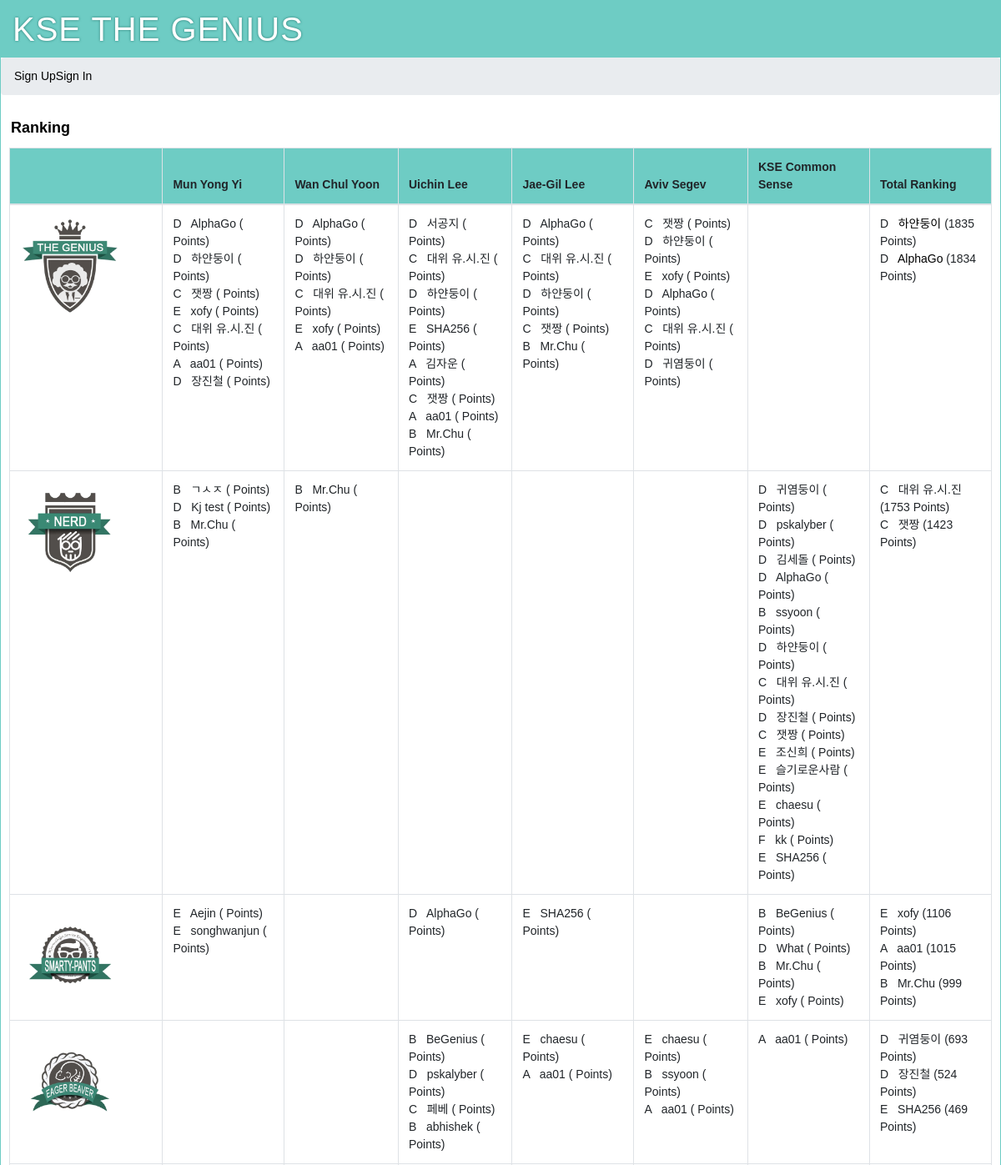
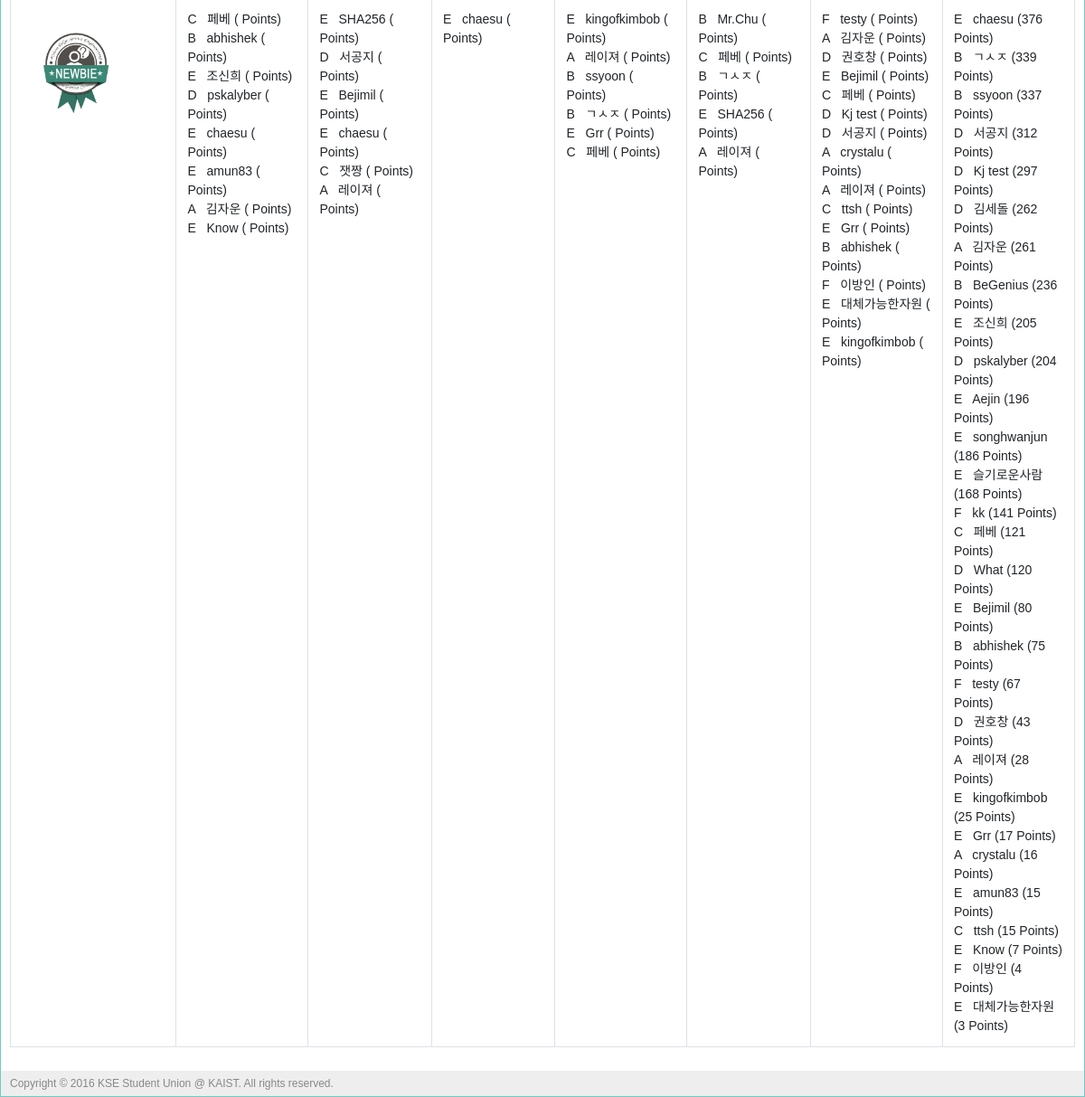
Page /ranking on the committed database (2 pictures, top to bottom).
### tables this page shows
CREATE TABLE "user" (
	`user_id`	integer PRIMARY KEY AUTOINCREMENT,
	`username`	string NOT NULL,
	`name`	string NOT NULL,
	`class`	INTEGER,
	`pw_hash`	string NOT NULL,
	`munyi_point`	integer DEFAULT 0,
	`munyi_last_quiz`	integer DEFAULT 0,
	`wcyoon_point`	integer DEFAULT 0,
	`wcyoon_last_quiz`	integer DEFAULT 0,
	`uclee_point`	integer DEFAULT 0,
	`uclee_last_quiz`	integer DEFAULT 0,
	`jaegil_point`	integer DEFAULT 0,
	`jaegil_last_quiz`	integer DEFAULT 0,
	`aviv_point`	integer DEFAULT 0,
	`aviv_last_quiz`	integer DEFAULT 0,
	`kse_point`	INTEGER DEFAULT 0,
	`kse_last_quiz`	INTEGER DEFAULT 0,
	`total_point`	integer DEFAULT 0
);

### main.py (the view)
@app.route('/')
@app.route('/ranking')
def ranking(post_id=None):
    MUNYI_QUIZ_CNT[1] = query_db('''SELECT count(id) FROM quiz WHERE professor_id="munyi"''', one=True)['count(id)']
    WCYOON_QUIZ_CNT[1] = query_db('''SELECT count(id) FROM quiz WHERE professor_id="wcyoon"''', one=True)['count(id)']
    UCLEE_QUIZ_CNT[1] = query_db('''SELECT count(id) FROM quiz WHERE professor_id="uclee"''', one=True)['count(id)']
    JAEGIL_QUIZ_CNT[1] = query_db('''SELECT count(id) FROM quiz WHERE professor_id="jaegil"''', one=True)['count(id)']
    AVIV_QUIZ_CNT[1] = query_db('''SELECT count(id) FROM quiz WHERE professor_id="aviv"''', one=True)['count(id)']
    KSE_QUIZ_CNT[1] = query_db('''SELECT count(id) FROM quiz WHERE professor_id="kse"''', one=True)['count(id)']
    TOTAL_MAX_POINT[1] = query_db('''SELECT SUM(quiz_value) FROM quiz''', one=True)['SUM(quiz_value)']
    total_score = collections.OrderedDict()
    total_score['genius'] = getUserList(80, 100)
    total_score['nerd'] = getUserList(60, 80)
    total_score['smarty-pants'] = getUserList(40, 60)
    total_score['eager_beaver'] = getUserList(20, 40)
    total_score['newbie'] = getUserList(0, 20)
    return render_template('ranking.html', total_score = total_score)

### main.py (called while the page is built)
def connect_db():
    return sqlite3.connect(app.config['DATABASE'])

def query_db(query, args=(), one=False):
    cur = g.db.execute(query, args)
    rv = [dict((cur.description[idx][0], value)
               for idx, value in enumerate(row)) for row in cur.fetchall()]
    return (rv[0] if rv else None) if one else rv

@app.before_request
def before_request():
    g.db = connect_db()
    g.user = None
    if 'user_id' in session:
        g.user = query_db('select * from user where user_id = ?',
                          [session['user_id']], one=True)

@app.teardown_request
def teardown_request(exception):
    if hasattr(g, 'db'):
        g.db.close()

### templates/ranking.html (shortened to what this page needs)
{% extends "layout.html" %}
{% block title %}
    Ranking
{% endblock %}
{% block body %}
	<div class="page-title">
		<span>{{ self.title() }}</span>
	</div>
	<div class="table-responsive">
  	<table class="table table-bordered table-hover">
		<thead>
  			<tr style="background-color: #6ECCC4;">
  				<th></th>
  				<th>Mun Yong Yi</th>
  				<th>Wan Chul Yoon</th>
  				<th>Uichin Lee</th>
  				<th>Jae-Gil Lee</th>
  				<th>Aviv Segev</th>
  				<th>KSE Common Sense</th>
  				<th>Total Ranking</th>
  			</tr>
  		</thead>
  		<tbody>
			{% for badge, score in total_score.items() %}
			<tr>
				<td class="col-md-1">
					{% if badge=="newbie" %}
						<img src="{{ url_for('static', filename='img/badges/badge_1_newbie.png') }}" alt="Newbie" width="120px">
					{% elif badge=="eager_beaver" %}
						<img src="{{ url_for('static', filename='img/badges/badge_2_eager_beaver.png') }}" alt="Eager Beaver" width="120px">
					{% elif badge=="smarty-pants" %}
						<img src="{{ url_for('static', filename='img/badges/badge_3_smarty-pants.png') }}" alt="Smarty Pants" width="120px">
					{% elif badge=="nerd" %}
						<img src="{{ url_for('static', filename='img/badges/badge_4_nerd.png') }}" alt="Nerd" width="120px">
					{% elif badge=="genius" %}
						<img src="{{ url_for('static', filename='img/badges/badge_5_genius.png') }}" alt="Genius" width="120px">
					{% endif %}
				</td>
				{% for prof, rankers in score.items() %}
					<td class="post-table-title col-md-1">
						{% for ranker in rankers %}
							<span class="post-table-title">
								{% if g.user['username'] == ranker['username'] %}
									{% if ranker['class'] == 'A' %}
										<span class="label label-danger">
									{% elif ranker['class'] == 'B' %}
										<span class="label label-warning">
									{% elif ranker['class'] == 'C' %}
										<span class="label label-info">
									{% elif ranker['class'] == 'D' %}
										<span class="label label-primary">
									{% else %}
										<span class="label label-default">
									{% endif %}
										{{ ranker['class'] }}
									</span>&nbsp;
									<strong>
									<span class="label label-success">{{ ranker['username'] }}
									{% if prof == 'total_point' %}
										({{ ranker['total_point'] }} Points)
									{% endif %}
									</span>
									</strong>
								{% else %}
									{% if ranker['class'] == 'A' %}
										<span class="label label-danger">
									{% elif ranker['class'] == 'B' %}
										<span class="label label-warning">
									{% elif ranker['class'] == 'C' %}
										<span class="label label-info">
									{% elif ranker['class'] == 'D' %}
										<span class="label label-primary">
									{% else %}
										<span class="label label-default">
									{% endif %}
										{{ ranker['class'] }}
									</span>&nbsp;
									{% if prof == 'total_point' and badge=="genius" %}
										<a href="#" data-toggle="tooltip" title="{{ ranker['name'] }}">
										{{ ranker['username'] }}
										</a>
									{% else %}
										{{ ranker['username'] }}
									{% endif %}
									({{ ranker['total_point'] }} Points)
								{% endif %}
							</span>
						<br>
						{% endfor %}
					</td>
				{% endfor %}
			</tr>
			{% endfor %}
  		</tbody>
	</table>
	</div>
{% endblock %}

### templates/layout.html (shortened to what this page needs)
<!doctype html>
<html>
<head>
	<link rel="stylesheet" type="text/css" href="{{ url_for('static', filename='css/bootstrap.min.css') }}">
	<link rel="stylesheet" type="text/css" href="{{ url_for('static', filename='css/style.css') }}">
</head>
<div class="page">
	<h1>KSE THE GENIUS</h1>
	<ol class="breadcrumb">
		{% if g.user %}
		<li class="active"><a href="{{ url_for('course') }}">Quiz Home</a></li>
		<li class="active"><a href="{{ url_for('ranking') }}">Ranking</a></li>
		<!--
		<li class="dropdown"><a href="#" class="dropdown-toggle"
			data-toggle="dropdown" role="button" aria-haspopup="true"
			aria-expanded="false">Ranking <span class="caret"></span></a>
			<ul class="dropdown-menu">
				<li><a href="{{ url_for('ranking') }}">All</a></li>
				<li role="separator" class="divider"></li>
				<li><a href="#">Class A</a></li>
				<li><a href="#">Class B</a></li>
				<li><a href="#">Class C</a></li>
				<li><a href="#">Class D</a></li>
			</ul>
		</li>
		 -->
		<li><a href="{{ url_for('logout') }}">Logout ({{ g.user.username }})</a></li>
		{% else %}
		<li class="active"><a href="{{ url_for('register') }}">Sign Up</a></li>
		<li><a href="{{ url_for('login') }}">Sign In</a></li>
		{% endif %}
	</ol>
	<div class="body">{% block body %}{% endblock %}</div>
	<div class="footer">Copyright © 2016 KSE Student Union @ KAIST. All rights reserved.</div>
</div>
</html>

### static/css/style.css (style rules this page uses)
a { color: black; }
a, a:focus, a:hover, a:active { outline: 0; text-decoration: none; }
div.page { background: white; border: 1px solid #6ECCC4; margin: auto; overflow-y: hidden; }
div.page h1 { background: #6ECCC4; margin: 0; padding: 10px 14px; color: white; letter-spacing: 1px; text-shadow: 0 0 3px #24776F; font-weight: normal; }
div.page div.body { padding: 10px; }
div.page div.footer { background: #eee; color: #888; padding: 5px 10px; font-size: 12px; }
div.page-title { font-size: 18px; color: black; font-weight: bold; margin: 0px 0px 10px 2px; }

### rows in the picture
user: class "D", username "AlphaGo", total_point "1834"
user: class "D", username "하얀둥이", total_point "1835"
user: class "C", username "잿짱", total_point "1423"
user: class "E", username "xofy", total_point "1106"
user: class "C", username "대위 유.시.진", total_point "1753"
user: class "A", username "aa01", total_point "1015"
user: class "D", username "장진철", total_point "524"
user: class "D", username "서공지", total_point "312"
user: class "E", username "SHA256", total_point "469"
user: class "A", username "김자운", total_point "261"
user: class "B", username "Mr.Chu", total_point "999"
user: class "D", username "귀염둥이", total_point "693"
user: class "B", username "ㄱㅅㅈ", total_point "339"
user: class "D", username "Kj test", total_point "297"
user: class "D", username "pskalyber", total_point "204"
user: class "D", username "김세돌", total_point "262"
user: class "B", username "ssyoon", total_point "337"
user: class "E", username "조신희", total_point "205"
user: class "E", username "슬기로운사람", total_point "168"
user: class "E", username "chaesu", total_point "376"
user: class "F", username "kk", total_point "141"
user: class "E", username "Aejin", total_point "196"
user: class "E", username "songhwanjun", total_point "186"
user: class "B", username "BeGenius", total_point "236"
user: class "D", username "What", total_point "120"
user: class "C", username "페베", total_point "121"
user: class "B", username "abhishek", total_point "75"
user: class "E", username "amun83", total_point "15"
user: class "E", username "Know", total_point "7"
user: class "E", username "Bejimil", total_point "80"
user: class "A", username "레이져", total_point "28"
user: class "E", username "kingofkimbob", total_point "25"
user: class "E", username "Grr", total_point "17"
user: class "F", username "testy", total_point "67"
user: class "D", username "권호창", total_point "43"
user: class "A", username "crystalu", total_point "16"
user: class "C", username "ttsh", total_point "15"
user: class "F", username "이방인", total_point "4"
user: class "E", username "대체가능한자원", total_point "3"
